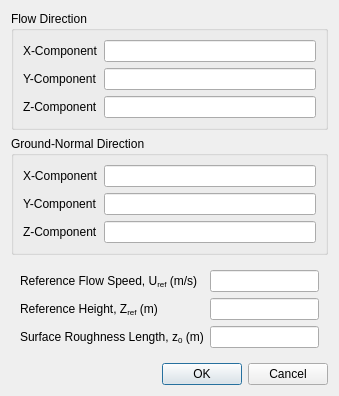
<?xml version="1.0" encoding="UTF-8"?>
<ui version="4.0">
 <class>ABLInletDialog</class>
 <widget class="QDialog" name="ABLInletDialog">
  <property name="geometry">
   <rect>
    <x>0</x>
    <y>0</y>
    <width>339</width>
    <height>384</height>
   </rect>
  </property>
  <property name="windowTitle">
   <string>ABL Inlet Boundary Condition</string>
  </property>
  <layout class="QVBoxLayout" name="verticalLayout_2">
   <item>
    <widget class="QWidget" name="dialogContents" native="true">
     <layout class="QVBoxLayout" name="verticalLayout">
      <property name="leftMargin">
       <number>0</number>
      </property>
      <property name="topMargin">
       <number>0</number>
      </property>
      <property name="rightMargin">
       <number>0</number>
      </property>
      <property name="bottomMargin">
       <number>0</number>
      </property>
      <item>
       <widget class="QGroupBox" name="groupBox">
        <property name="title">
         <string>Flow Direction</string>
        </property>
        <layout class="QFormLayout" name="formLayout">
         <item row="0" column="0">
          <widget class="QLabel" name="label">
           <property name="text">
            <string>X-Component</string>
           </property>
          </widget>
         </item>
         <item row="0" column="1">
          <widget class="QLineEdit" name="flowDirectionXComponent">
           <property name="sizePolicy">
            <sizepolicy hsizetype="Expanding" vsizetype="Fixed">
             <horstretch>0</horstretch>
             <verstretch>0</verstretch>
            </sizepolicy>
           </property>
          </widget>
         </item>
         <item row="1" column="0">
          <widget class="QLabel" name="label_2">
           <property name="text">
            <string>Y-Component</string>
           </property>
          </widget>
         </item>
         <item row="1" column="1">
          <widget class="QLineEdit" name="flowDirectionYComponent">
           <property name="sizePolicy">
            <sizepolicy hsizetype="Expanding" vsizetype="Fixed">
             <horstretch>0</horstretch>
             <verstretch>0</verstretch>
            </sizepolicy>
           </property>
          </widget>
         </item>
         <item row="2" column="0">
          <widget class="QLabel" name="label_3">
           <property name="text">
            <string>Z-Component</string>
           </property>
          </widget>
         </item>
         <item row="2" column="1">
          <widget class="QLineEdit" name="flowDirectionZComponent">
           <property name="sizePolicy">
            <sizepolicy hsizetype="Expanding" vsizetype="Fixed">
             <horstretch>0</horstretch>
             <verstretch>0</verstretch>
            </sizepolicy>
           </property>
          </widget>
         </item>
        </layout>
       </widget>
      </item>
      <item>
       <widget class="QGroupBox" name="groupBox_2">
        <property name="title">
         <string>Ground-Normal Direction</string>
        </property>
        <layout class="QFormLayout" name="formLayout_2">
         <item row="0" column="0">
          <widget class="QLabel" name="label_4">
           <property name="text">
            <string>X-Component</string>
           </property>
          </widget>
         </item>
         <item row="0" column="1">
          <widget class="QLineEdit" name="groundNormalDirectionXComponent">
           <property name="sizePolicy">
            <sizepolicy hsizetype="Expanding" vsizetype="Fixed">
             <horstretch>0</horstretch>
             <verstretch>0</verstretch>
            </sizepolicy>
           </property>
          </widget>
         </item>
         <item row="1" column="0">
          <widget class="QLabel" name="label_5">
           <property name="text">
            <string>Y-Component</string>
           </property>
          </widget>
         </item>
         <item row="1" column="1">
          <widget class="QLineEdit" name="groundNormalDirectionYComponent">
           <property name="sizePolicy">
            <sizepolicy hsizetype="Expanding" vsizetype="Fixed">
             <horstretch>0</horstretch>
             <verstretch>0</verstretch>
            </sizepolicy>
           </property>
          </widget>
         </item>
         <item row="2" column="0">
          <widget class="QLabel" name="label_6">
           <property name="text">
            <string>Z-Component</string>
           </property>
          </widget>
         </item>
         <item row="2" column="1">
          <widget class="QLineEdit" name="groundNormalDirectionZComponent">
           <property name="sizePolicy">
            <sizepolicy hsizetype="Expanding" vsizetype="Fixed">
             <horstretch>0</horstretch>
             <verstretch>0</verstretch>
            </sizepolicy>
           </property>
          </widget>
         </item>
        </layout>
       </widget>
      </item>
      <item>
       <widget class="QWidget" name="widget" native="true">
        <layout class="QFormLayout" name="formLayout_3">
         <item row="0" column="0">
          <widget class="QLabel" name="label_9">
           <property name="text">
            <string>Reference Flow Speed, U&lt;sub&gt;ref&lt;/sub&gt; (m/s)</string>
           </property>
          </widget>
         </item>
         <item row="0" column="1">
          <widget class="QLineEdit" name="referenceFlowSpeed">
           <property name="sizePolicy">
            <sizepolicy hsizetype="Expanding" vsizetype="Fixed">
             <horstretch>0</horstretch>
             <verstretch>0</verstretch>
            </sizepolicy>
           </property>
          </widget>
         </item>
         <item row="1" column="0">
          <widget class="QLabel" name="label_7">
           <property name="text">
            <string>Reference Height, Z&lt;sub&gt;ref&lt;/sub&gt; (m)</string>
           </property>
          </widget>
         </item>
         <item row="1" column="1">
          <widget class="QLineEdit" name="referenceHeight">
           <property name="sizePolicy">
            <sizepolicy hsizetype="Expanding" vsizetype="Fixed">
             <horstretch>0</horstretch>
             <verstretch>0</verstretch>
            </sizepolicy>
           </property>
          </widget>
         </item>
         <item row="2" column="0">
          <widget class="QLabel" name="label_8">
           <property name="text">
            <string>Surface Roughness Length, z&lt;sub&gt;0&lt;/sub&gt; (m)</string>
           </property>
          </widget>
         </item>
         <item row="2" column="1">
          <widget class="QLineEdit" name="surfaceRoughnessLength">
           <property name="sizePolicy">
            <sizepolicy hsizetype="Expanding" vsizetype="Fixed">
             <horstretch>0</horstretch>
             <verstretch>0</verstretch>
            </sizepolicy>
           </property>
          </widget>
         </item>
        </layout>
       </widget>
      </item>
     </layout>
    </widget>
   </item>
   <item>
    <widget class="QDialogButtonBox" name="buttonBox">
     <property name="orientation">
      <enum>Qt::Horizontal</enum>
     </property>
     <property name="standardButtons">
      <set>QDialogButtonBox::Cancel|QDialogButtonBox::Ok</set>
     </property>
    </widget>
   </item>
  </layout>
 </widget>
 <resources/>
 <connections>
  <connection>
   <sender>buttonBox</sender>
   <signal>accepted()</signal>
   <receiver>ABLInletDialog</receiver>
   <slot>accept()</slot>
   <hints>
    <hint type="sourcelabel">
     <x>248</x>
     <y>254</y>
    </hint>
    <hint type="destinationlabel">
     <x>157</x>
     <y>274</y>
    </hint>
   </hints>
  </connection>
  <connection>
   <sender>buttonBox</sender>
   <signal>rejected()</signal>
   <receiver>ABLInletDialog</receiver>
   <slot>reject()</slot>
   <hints>
    <hint type="sourcelabel">
     <x>316</x>
     <y>260</y>
    </hint>
    <hint type="destinationlabel">
     <x>286</x>
     <y>274</y>
    </hint>
   </hints>
  </connection>
 </connections>
</ui>
